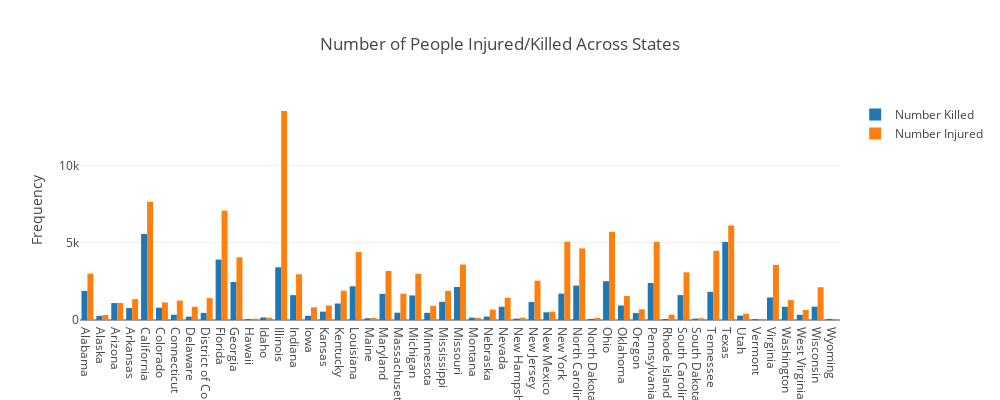

Notebook cell for this chart:
### Markdown cell above
Without adjusting for different sizes of population in different states, it isn't suprising to see California as one of the top states with the highest number of gun violence incidents.

In addition, the number one state with the highest incidents seems to be Illinois, and the number one city with the highest incidents seems too be Chicago.

But since this is not adjusted for the different sizes of population, is any of this valid? We will see shortly.

### Code cell
trace1 = go.Bar(
    x = state_killed.index,
    y = state_killed,
    name = 'Number Killed'
)

trace2 = go.Bar(
    x = state_injured.index,
    y = state_injured,
    name = 'Number Injured'
)


data = [trace1, trace2]

layout = dict(height=400,
              width=1000,
              title = 'Number of People Injured/Killed Across States',
              yaxis = dict(title = 'Frequency'),
              )

fig = dict(data = data, layout=layout)
iplot(fig)

### Figure 1 — Plotly figure (JSON) as saved in the notebook; plotly's stock layout.template omitted (floating-point values rounded to 4 significant figures)
{"data": [{"name": "Number Killed", "type": "bar", "uid": "1ef7ff06-d402-11e8-9043-685b359f0d08", "x": ["Alabama", "Alaska", "Arizona", "Arkansas", "California", "Colorado", "Connecticut", "Delaware", "District of Columbia", "Florida", "Georgia", "Hawaii", "Idaho", "Illinois", "Indiana", "Iowa", "Kansas", "Kentucky", "Louisiana", "Maine", "Maryland", "Massachusetts", "Michigan", "Minnesota", "Mississippi", "Missouri", "Montana", "Nebraska", "Nevada", "New Hampshire", "New Jersey", "New Mexico", "New York", "North Carolina", "North Dakota", "Ohio", "Oklahoma", "Oregon", "Pennsylvania", "Rhode Island", "South Carolina", "South Dakota", "Tennessee", "Texas", "Utah", "Vermont", "Virginia", "Washington", "West Virginia", "Wisconsin", "Wyoming"], "y": [1880, 267, 1094, 773, 5562, 796, 341, 217, 459, 3909, 2456, 63, 166, 3409, 1608, 273, 542, 1066, 2179, 112, 1691, 472, 1588, 461, 1176, 2136, 154, 225, 858, 88, 1168, 495, 1705, 2225, 69, 2508, 941, 446, 2395, 63, 1610, 90, 1824, 5046, 282, 57, 1459, 853, 335, 862, 73]}, {"name": "Number Injured", "type": "bar", "uid": "1ef8012c-d402-11e8-ad1f-685b359f0d08", "x": ["Alabama", "Alaska", "Arizona", "Arkansas", "California", "Colorado", "Connecticut", "Delaware", "District of Columbia", "Florida", "Georgia", "Hawaii", "Idaho", "Illinois", "Indiana", "Iowa", "Kansas", "Kentucky", "Louisiana", "Maine", "Maryland", "Massachusetts", "Michigan", "Minnesota", "Mississippi", "Missouri", "Montana", "Nebraska", "Nevada", "New Hampshire", "New Jersey", "New Mexico", "New York", "North Carolina", "North Dakota", "Ohio", "Oklahoma", "Oregon", "Pennsylvania", "Rhode Island", "South Carolina", "South Dakota", "Tennessee", "Texas", "Utah", "Vermont", "Virginia", "Washington", "West Virginia", "Wisconsin", "Wyoming"], "y": [2998, 325, 1096, 1347, 7644, 1133, 1258, 853, 1415, 7072, 4056, 85, 149, 13514, 2956, 821, 931, 1894, 4398, 132, 3167, 1701, 2990, 916, 1883, 3585, 136, 674, 1440, 144, 2540, 543, 5059, 4629, 130, 5703, 1550, 694, 5056, 346, 3084, 114, 4478, 6106, 402, 73, 3566, 1287, 649, 2117, 52]}], "layout": {"height": 400, "title": "Number of People Injured/Killed Across States", "width": 1000, "yaxis": {"title": "Frequency"}}}
